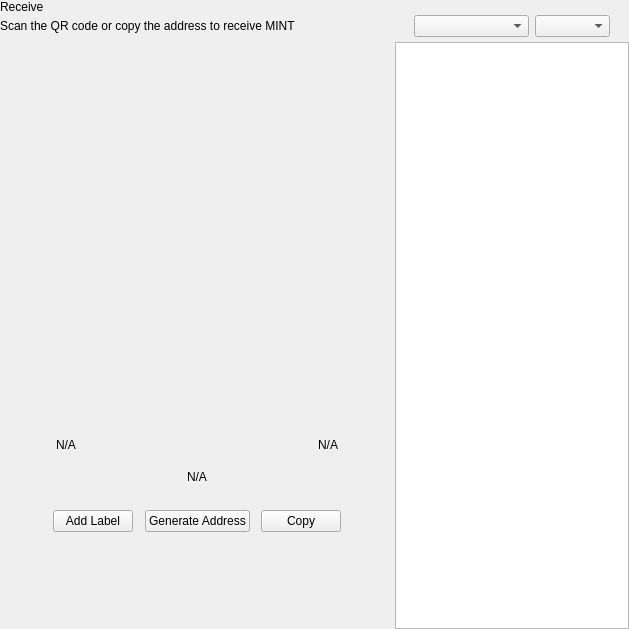
<?xml version="1.0" encoding="UTF-8"?>
<ui version="4.0">
 <class>ReceiveWidget</class>
 <widget class="QWidget" name="ReceiveWidget">
  <property name="geometry">
   <rect>
    <x>0</x>
    <y>0</y>
    <width>629</width>
    <height>629</height>
   </rect>
  </property>
  <property name="minimumSize">
   <size>
    <width>0</width>
    <height>0</height>
   </size>
  </property>
  <property name="windowTitle">
   <string>Form</string>
  </property>
  <layout class="QHBoxLayout" name="horizontalLayout_2" stretch="2,1">
   <property name="spacing">
    <number>0</number>
   </property>
   <property name="leftMargin">
    <number>0</number>
   </property>
   <property name="topMargin">
    <number>0</number>
   </property>
   <property name="rightMargin">
    <number>0</number>
   </property>
   <property name="bottomMargin">
    <number>0</number>
   </property>
   <item>
    <widget class="QWidget" name="left" native="true">
     <layout class="QVBoxLayout" name="verticalLayout_3">
      <property name="leftMargin">
       <number>0</number>
      </property>
      <property name="topMargin">
       <number>0</number>
      </property>
      <property name="rightMargin">
       <number>0</number>
      </property>
      <property name="bottomMargin">
       <number>0</number>
      </property>
      <item>
       <layout class="QVBoxLayout" name="verticalLayout_2">
        <property name="spacing">
         <number>0</number>
        </property>
        <property name="leftMargin">
         <number>0</number>
        </property>
        <item>
         <layout class="QHBoxLayout" name="horizontalLayout_3">
          <property name="spacing">
           <number>0</number>
          </property>
          <item>
           <layout class="QVBoxLayout" name="verticalLayout_4">
            <property name="spacing">
             <number>5</number>
            </property>
            <item>
             <widget class="QLabel" name="labelTitle">
              <property name="text">
               <string>Receive</string>
              </property>
             </widget>
            </item>
            <item alignment="Qt::AlignTop">
             <widget class="QLabel" name="labelSubtitle1">
              <property name="text">
               <string>Scan the QR code or copy the address to receive MINT</string>
              </property>
             </widget>
            </item>
           </layout>
          </item>
          <item>
           <spacer name="horizontalSpacer">
            <property name="orientation">
             <enum>Qt::Horizontal</enum>
            </property>
            <property name="sizeHint" stdset="0">
             <size>
              <width>40</width>
              <height>20</height>
             </size>
            </property>
           </spacer>
          </item>
         </layout>
        </item>
        <item>
         <spacer name="verticalSpacer_2">
          <property name="orientation">
           <enum>Qt::Vertical</enum>
          </property>
          <property name="sizeType">
           <enum>QSizePolicy::Expanding</enum>
          </property>
          <property name="sizeHint" stdset="0">
           <size>
            <width>20</width>
            <height>50</height>
           </size>
          </property>
         </spacer>
        </item>
        <item alignment="Qt::AlignHCenter">
         <widget class="QWidget" name="layoutQR" native="true">
          <property name="maximumSize">
           <size>
            <width>510</width>
            <height>16777215</height>
           </size>
          </property>
          <layout class="QVBoxLayout" name="verticalLayoutQr">
           <item>
            <spacer name="verticalSpacer11">
             <property name="orientation">
              <enum>Qt::Vertical</enum>
             </property>
             <property name="sizeType">
              <enum>QSizePolicy::Fixed</enum>
             </property>
             <property name="sizeHint" stdset="0">
              <size>
               <width>20</width>
               <height>20</height>
              </size>
             </property>
            </spacer>
           </item>
           <item alignment="Qt::AlignHCenter">
            <widget class="QLabel" name="labelQrImg">
             <property name="minimumSize">
              <size>
               <width>260</width>
               <height>260</height>
              </size>
             </property>
             <property name="maximumSize">
              <size>
               <width>260</width>
               <height>260</height>
              </size>
             </property>
             <property name="text">
              <string/>
             </property>
             <property name="alignment">
              <set>Qt::AlignCenter</set>
             </property>
            </widget>
           </item>
           <item>
            <spacer name="verticalSpacer_21">
             <property name="orientation">
              <enum>Qt::Vertical</enum>
             </property>
             <property name="sizeType">
              <enum>QSizePolicy::Fixed</enum>
             </property>
             <property name="sizeHint" stdset="0">
              <size>
               <width>20</width>
               <height>30</height>
              </size>
             </property>
            </spacer>
           </item>
           <item>
            <widget class="QWidget" name="widget" native="true">
             <property name="minimumSize">
              <size>
               <width>0</width>
               <height>0</height>
              </size>
             </property>
             <layout class="QHBoxLayout" name="horizontalLayout_5">
              <item>
               <widget class="QLabel" name="labelLabel">
                <property name="text">
                 <string notr="true">N/A</string>
                </property>
               </widget>
              </item>
              <item>
               <spacer name="horizontalSpacer_2">
                <property name="orientation">
                 <enum>Qt::Horizontal</enum>
                </property>
                <property name="sizeHint" stdset="0">
                 <size>
                  <width>141</width>
                  <height>20</height>
                 </size>
                </property>
               </spacer>
              </item>
              <item>
               <widget class="QLabel" name="labelDate">
                <property name="text">
                 <string notr="true">N/A</string>
                </property>
                <property name="alignment">
                 <set>Qt::AlignRight|Qt::AlignTrailing|Qt::AlignVCenter</set>
                </property>
               </widget>
              </item>
             </layout>
            </widget>
           </item>
           <item>
            <widget class="QLabel" name="labelAddress">
             <property name="sizePolicy">
              <sizepolicy hsizetype="Expanding" vsizetype="Preferred">
               <horstretch>0</horstretch>
               <verstretch>0</verstretch>
              </sizepolicy>
             </property>
             <property name="minimumSize">
              <size>
               <width>300</width>
               <height>0</height>
              </size>
             </property>
             <property name="text">
              <string notr="true">N/A</string>
             </property>
             <property name="alignment">
              <set>Qt::AlignCenter</set>
             </property>
            </widget>
           </item>
           <item>
            <spacer name="verticalSpacer_4">
             <property name="orientation">
              <enum>Qt::Vertical</enum>
             </property>
             <property name="sizeType">
              <enum>QSizePolicy::Fixed</enum>
             </property>
             <property name="sizeHint" stdset="0">
              <size>
               <width>20</width>
               <height>20</height>
              </size>
             </property>
            </spacer>
           </item>
           <item>
            <layout class="QHBoxLayout" name="horizontalLayout_4">
             <item alignment="Qt::AlignHCenter">
              <widget class="QPushButton" name="pushButtonLabel">
               <property name="focusPolicy">
                <enum>Qt::NoFocus</enum>
               </property>
               <property name="text">
                <string>Add Label</string>
               </property>
              </widget>
             </item>
             <item alignment="Qt::AlignHCenter">
              <widget class="QPushButton" name="pushButtonNewAddress">
               <property name="focusPolicy">
                <enum>Qt::NoFocus</enum>
               </property>
               <property name="text">
                <string>Generate Address</string>
               </property>
              </widget>
             </item>
             <item alignment="Qt::AlignHCenter">
              <widget class="QPushButton" name="pushButtonCopy">
               <property name="focusPolicy">
                <enum>Qt::NoFocus</enum>
               </property>
               <property name="text">
                <string>Copy</string>
               </property>
              </widget>
             </item>
            </layout>
           </item>
           <item>
            <spacer name="verticalSpacer_3">
             <property name="orientation">
              <enum>Qt::Vertical</enum>
             </property>
             <property name="sizeType">
              <enum>QSizePolicy::Expanding</enum>
             </property>
             <property name="sizeHint" stdset="0">
              <size>
               <width>20</width>
               <height>20</height>
              </size>
             </property>
            </spacer>
           </item>
          </layout>
         </widget>
        </item>
        <item>
         <spacer name="verticalSpacer">
          <property name="orientation">
           <enum>Qt::Vertical</enum>
          </property>
          <property name="sizeHint" stdset="0">
           <size>
            <width>20</width>
            <height>40</height>
           </size>
          </property>
         </spacer>
        </item>
       </layout>
      </item>
     </layout>
    </widget>
   </item>
   <item>
    <widget class="QWidget" name="right" native="true">
     <layout class="QVBoxLayout" name="verticalLayout_5">
      <property name="spacing">
       <number>0</number>
      </property>
      <property name="leftMargin">
       <number>1</number>
      </property>
      <property name="topMargin">
       <number>0</number>
      </property>
      <property name="rightMargin">
       <number>0</number>
      </property>
      <property name="bottomMargin">
       <number>0</number>
      </property>
      <item>
       <layout class="QVBoxLayout" name="container_right">
        <property name="spacing">
         <number>0</number>
        </property>
        <property name="leftMargin">
         <number>0</number>
        </property>
        <property name="rightMargin">
         <number>0</number>
        </property>
        <item>
         <layout class="QVBoxLayout" name="verticalLayout">
          <property name="spacing">
           <number>6</number>
          </property>
          <property name="leftMargin">
           <number>19</number>
          </property>
          <property name="rightMargin">
           <number>19</number>
          </property>
          <item>
           <widget class="OptionButton" name="btnRequest" native="true"/>
          </item>
          <item>
           <widget class="OptionButton" name="btnMyAddresses" native="true">
            <property name="sizePolicy">
             <sizepolicy hsizetype="Preferred" vsizetype="Minimum">
              <horstretch>0</horstretch>
              <verstretch>0</verstretch>
             </sizepolicy>
            </property>
           </widget>
          </item>
         </layout>
        </item>
        <item>
         <widget class="QWidget" name="sortWidget" native="true">
          <layout class="QHBoxLayout" name="horizontalLayout_6">
           <property name="leftMargin">
            <number>19</number>
           </property>
           <property name="rightMargin">
            <number>19</number>
           </property>
           <property name="bottomMargin">
            <number>5</number>
           </property>
           <item>
            <spacer name="horizontalSpacer_3">
             <property name="orientation">
              <enum>Qt::Horizontal</enum>
             </property>
             <property name="sizeHint" stdset="0">
              <size>
               <width>40</width>
               <height>20</height>
              </size>
             </property>
            </spacer>
           </item>
           <item>
            <widget class="QComboBox" name="comboBoxSort">
             <property name="sizePolicy">
              <sizepolicy hsizetype="Preferred" vsizetype="Fixed">
               <horstretch>0</horstretch>
               <verstretch>0</verstretch>
              </sizepolicy>
             </property>
             <property name="minimumSize">
              <size>
               <width>115</width>
               <height>0</height>
              </size>
             </property>
            </widget>
           </item>
           <item>
            <widget class="QComboBox" name="comboBoxSortOrder">
             <property name="sizePolicy">
              <sizepolicy hsizetype="Preferred" vsizetype="Fixed">
               <horstretch>0</horstretch>
               <verstretch>0</verstretch>
              </sizepolicy>
             </property>
             <property name="minimumSize">
              <size>
               <width>75</width>
               <height>0</height>
              </size>
             </property>
            </widget>
           </item>
          </layout>
         </widget>
        </item>
        <item>
         <widget class="QListView" name="listViewAddress"/>
        </item>
       </layout>
      </item>
     </layout>
    </widget>
   </item>
  </layout>
 </widget>
 <customwidgets>
  <customwidget>
   <class>OptionButton</class>
   <extends>QWidget</extends>
   <header>qt/mintrax/optionbutton.h</header>
   <container>1</container>
  </customwidget>
 </customwidgets>
 <resources/>
 <connections/>
</ui>
